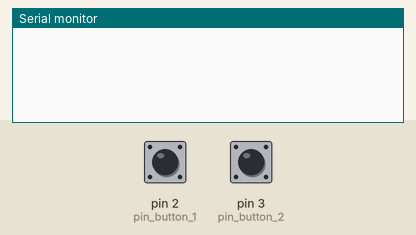
Simulated run of this sketch. Board: Arduino Uno, built with avr-gcc and run on an emulated ATmega328P. Parts: the last lines printed to the serial monitor. Inputs (shaded band) come from the test bench; at power-on: pin 2 (pin_button_1) HIGH, pin 3 (pin_button_2) HIGH.

Above: at 1.2 s.
1.3 s: pin 2 (pin_button_1) pulled LOW for 0.15 s
At 2.5 s:
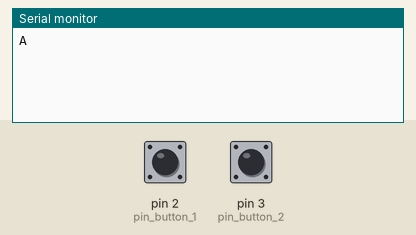
2.9 s: pin 3 (pin_button_2) pulled LOW for 0.15 s
At 3.8 s:
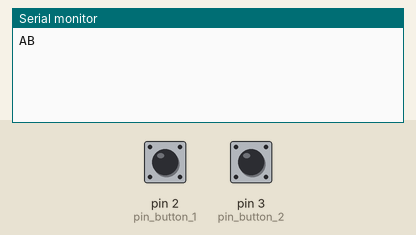

The sketch:

two_buttons.ino
```cpp
int pin_button_1 = 2;
int pin_button_2 = 3;

void setup() {
  pinMode(pin_button_1, INPUT);
  pinMode(pin_button_2, INPUT);

  Serial.begin(9600);

}

void loop() {
  int val_button_1 = digitalRead(pin_button_1);
  int val_button_2 = digitalRead(pin_button_2);

  if(val_button_1==0){
    Serial.print("A");
    delay(1000);
  }

  if(val_button_2==0){
    Serial.print("B");
    delay(1000);
  }
}
```

Measured:
- after the input at 1.3 s, the serial monitor: prints a new line at once (image 1)
- after the input at 2.9 s, the serial monitor: prints a new line at once (image 2)
